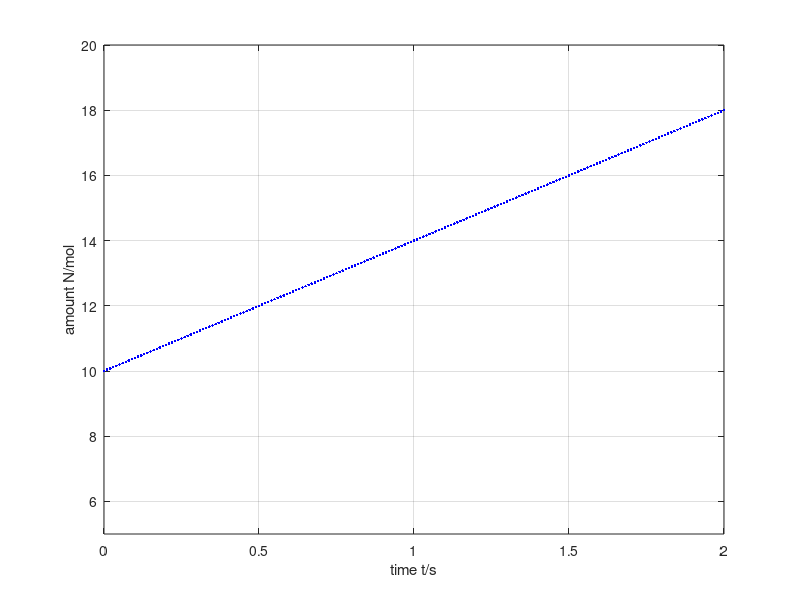

This chart was generated by the following MATLAB code:
%%% Numerical simulation for amount of substance in volume

%% Initial values
t = 0; % s: initial time
N = 10; % mol: amount of substance

%% Boundary conditions
J = 4; % mol/s: net influx, constant
A = 0; % net/s: net supply, constant

%% Parameters for time loop
t1 = 2; % s: final time
dt = 0.01; % s: time step

%% Plotting
dtplot = t1/360; % time interval between plots
tplot = dtplot; % time for next plot
clf;
plot(t, N, 'b.')
xlim([0, t1]);
ylim([5, 20]);
xlabel('time t/s');
ylabel('amount N/mol');
grid on;
hold on;

%% numerical time integration
while t < t1
    N = N + (J + A) * dt;
    t = t + dt;

  %% plot
  if t > tplot;
    plot(t, N, '.b')
    pause(0)
    tplot = tplot + dtplot;
  end %@
end
